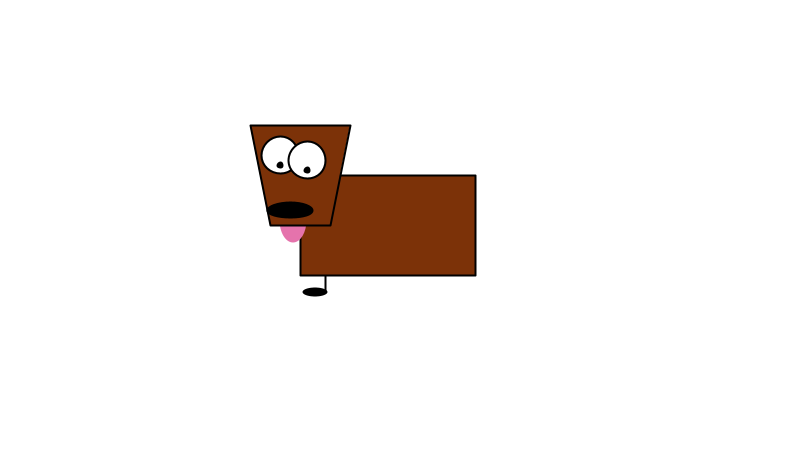
Frame 1 (no input)
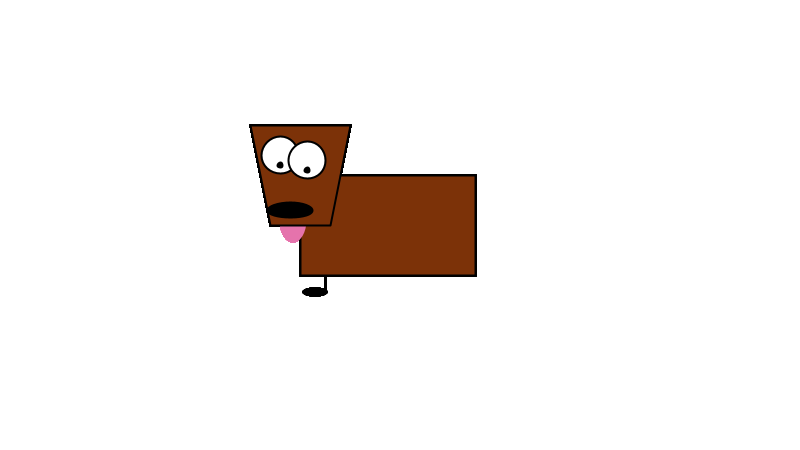
Frame 60 (the mouse pressed at the canvas centre just before this capture)
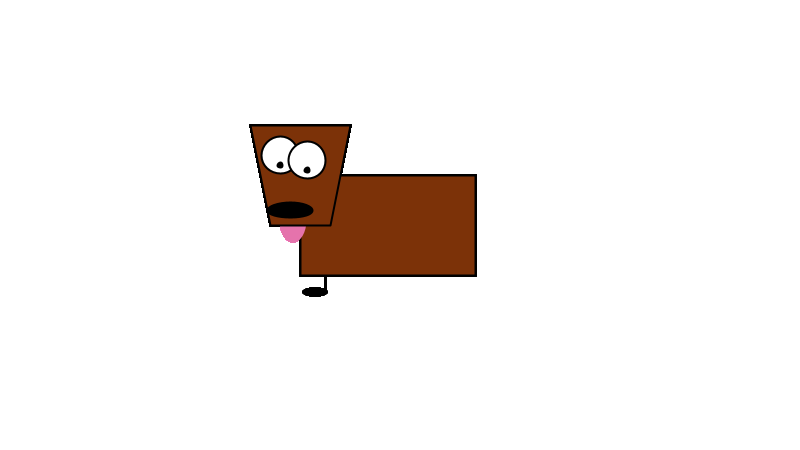
Frame 120 (the mouse held since frame 60 and released just before this capture)

The Processing sketch that drew these frames (run headless with seeded random() and noise(); from frame 60 on, the mouse is pressed at the canvas centre):

// Processing sketch: processing_37005
// ── processing_37005.pde

//coffee and icecream
//YY

void setup() {
  size(800,450);
  background(#FFFFFF);
  smooth();
}

void draw() {
  translate(width/2, height/2);
  smooth();
  fill(#000000);
  strokeWeight(2);
  strokeJoin(ROUND);
  line(-75,50,-75,65); //draw front right leg
  noStroke();
  ellipse(-85,67,25,9);//draw front right foot
  //strokeWeight(2);
  //draw body
  fill(124,50,8);
  stroke(0);
  strokeWeight(2);
  strokeJoin(ROUND);rect(-100,-50,175,100);
  translate(-100,-50);
  noStroke();
  fill(229,115,172);
  ellipse(-7,45,27,45); //draw tongue
  stroke(0);
  strokeWeight(2);
  strokeJoin(ROUND);
  fill(124,50,8);
  quad(-50,-50,50,-50,30,50,-30,50); //draw head
  fill(#000000);
  ellipse(-10,35,45,15); //draw nose
  fill(#FFFFFF);
  ellipse(-20,-20,37,37);
  ellipse(7,-15,37,37);
  fill(#000000);
  ellipse(-20,-10,5,5);
  ellipse(7,-5,5,5);
  
}
